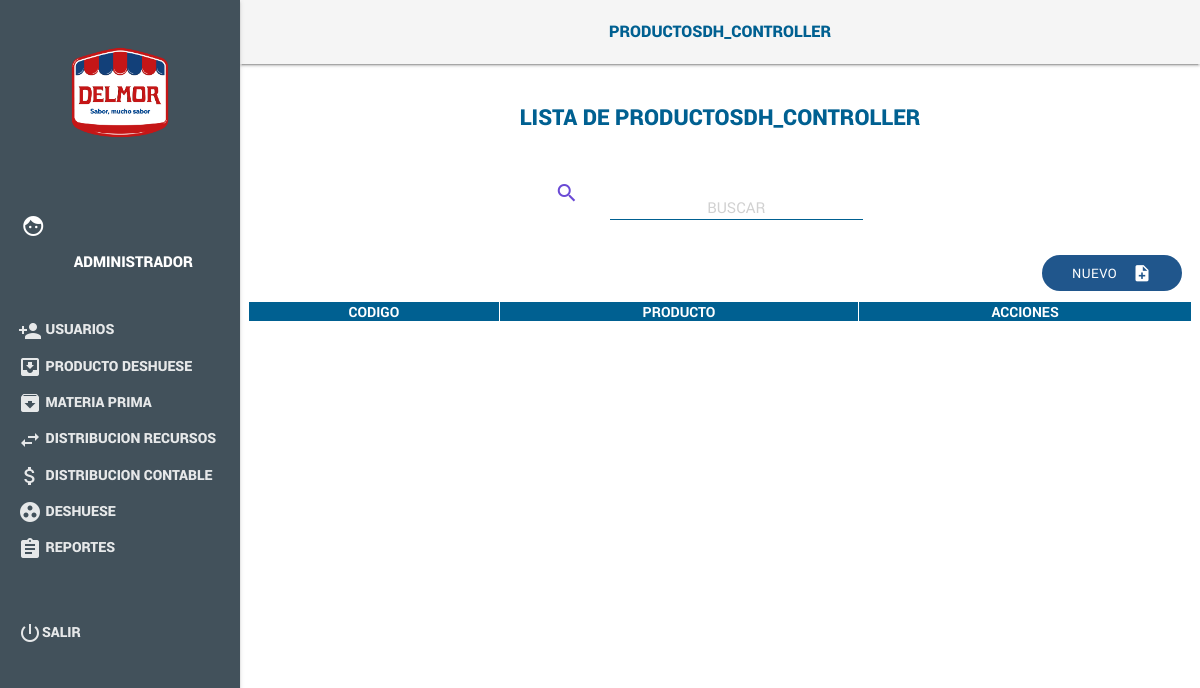
Before: /index.php/productosdh_controller with the older database file.
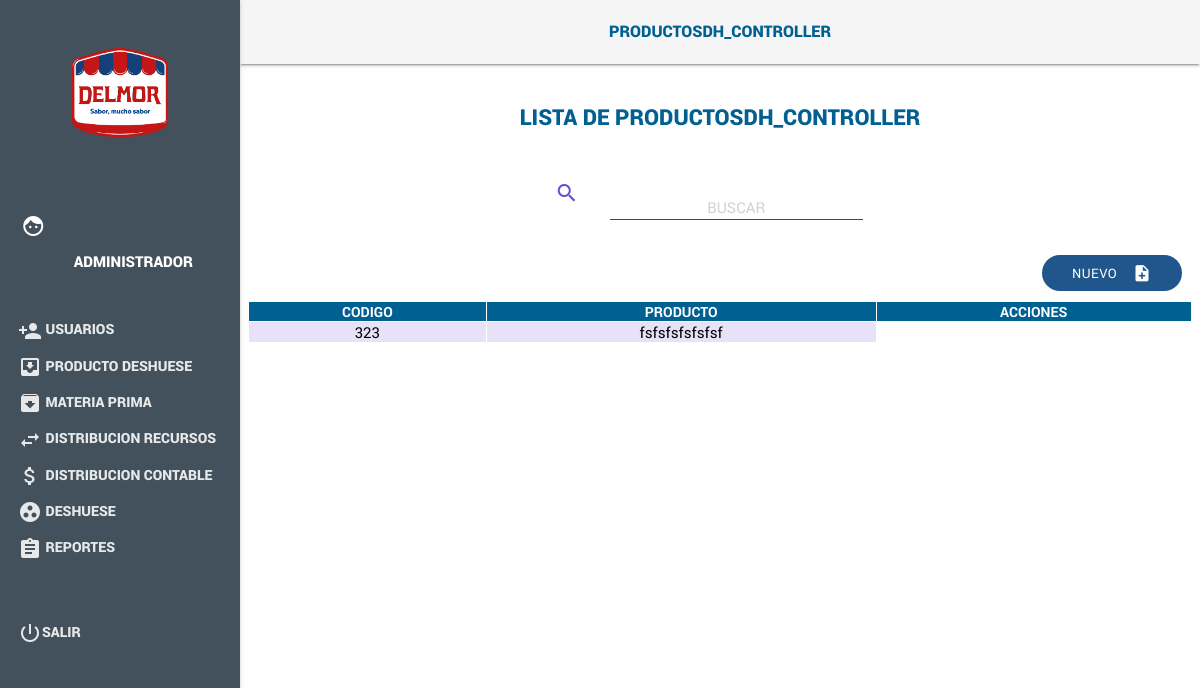
After: the same page with the newer database file.
### tables this page shows
CREATE TABLE `productosdh`  (
  `IdProductodh` int(255) NOT NULL AUTO_INCREMENT,
  `Codigo` int(255) NULL DEFAULT NULL,
  `Producto` varchar(255) NULL DEFAULT NULL,
  `Materia_prima` int(255) NULL DEFAULT NULL,
  `Descripcion` varchar(255) NULL DEFAULT NULL,
  `Calculo_base` double(255, 0) NULL DEFAULT NULL,
  PRIMARY KEY (`IdProductodh`) USING BTREE
);

### application/controllers/ProductosDH_controller.php (called while the page is built, shortened)
<?php
class ProductosDH_controller extends CI_Controller
{
  function __construct()
  {
    $this->load->library("session");
    $this->load->model("ProductosDH_model");
  }
  public function index()
  {
    $data["prod"] = $this->ProductosDH_model->getProductos();
    $this->load->view("header/header");
    $this->load->view("pages/menu");
    $this->load->view("ProductosDH/ProductosDH",$data);
    $this->load->view("footer/footer");
    $this->load->view("jsview/jsProductos");
  }
}
?>

### index.php (called while the page is built, shortened)
<?php
require_once BASEPATH.'core/CodeIgniter.php';

### application/models/ProductosDH_model.php (called while the page is built, shortened)
<?php
class ProductosDH_model extends CI_Model
{
  public function getProductos()
  {
    $this->db->group_by("Codigo");
    $query = $this->db->get("productosdh");
    if ($query->num_rows() > 0) {
      return $query->result_array();
    }
    return 0;
  }
}
?>

### application/views/ProductosDH/ProductosDH.php (the view, shortened to what this page needs)
<header class="demo-header mdl-layout__header ">
    <div class="centrado  ColorHeader"><span class=" title"><?php echo $this->uri->segment(1);?></span></div>
</header>
<main class="mdl-layout__content mdl-color--grey-100">
    <div class="mdl-grid demo-content">
        <div class="row TextColor center">lista de <?php echo $this->uri->segment(1);?></div>
        <div class="row" style="width:100%">
            <div class="container">
                <div class="Buscar row column">
                    <div class="col s1 m1 l1 offset-l3 offset-m2"><i class="material-icons ColorS">search</i></div>
                    <div class="input-field col s11 m6 l5">
                        <input  id="searchMain" type="text" placeholder="Buscar" class="validate mayuscula">
                    </div>
                </div>
            </div>
            <div style="margin-right: 10px; margin-bottom: 10px;" class="right m12" id="">
                <button id="newProd" class="Btnadd btn waves-effect waves-light">Nuevo
                    <i class="material-icons right">note_add</i>
                </button>
            </div>
            <div class="row center">
                <table class="table striped RobotoR" id="">
                    <thead>
                    <tr>
                        <th>Codigo</th>
                        <th>Producto</th>
                        <th>Acciones</th>
                    </tr>
                    </thead>
                    <tbody>
                        <?php
                          if (!$prod) {
                          }else{
                            foreach ($prod as $key) {
                              echo "
                                <tr>
                                    <td>".$key["Codigo"]."</td>
                                    <td>".$key["Producto"]."</td>
                                </tr>
                              ";
                            }
                          }
                        ?>
                    </tbody>
                </table>
            </div>
        </div>
    </div>
</main>

Changed rows visible on the page:
added productosdh: Codigo "323", Producto "fsfsfsfsfsfsf"
